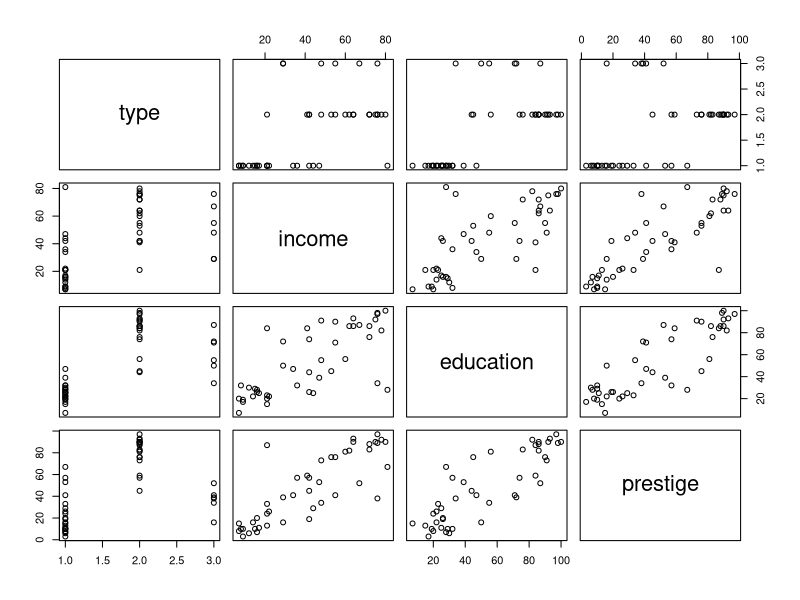
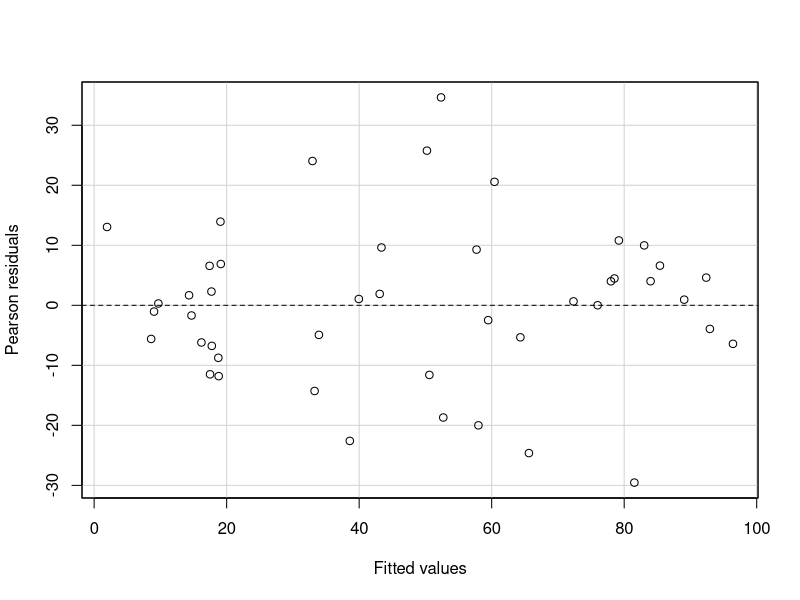
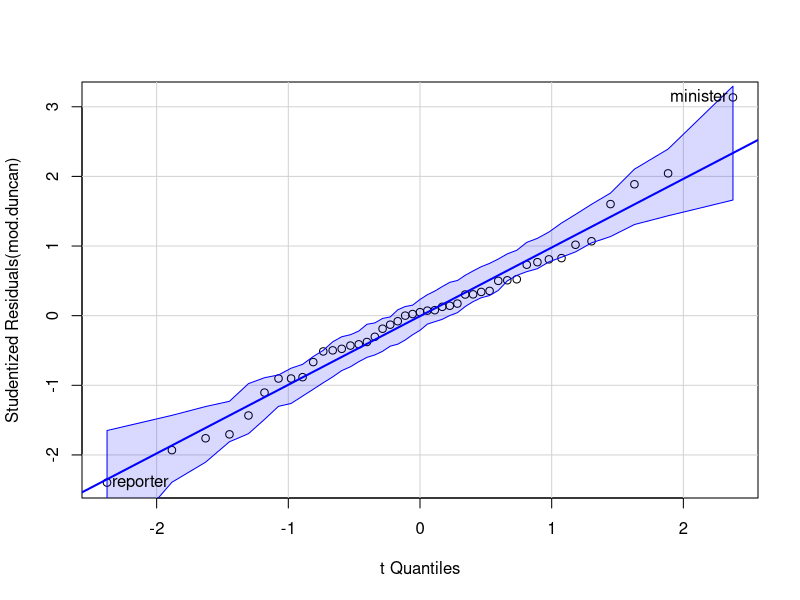
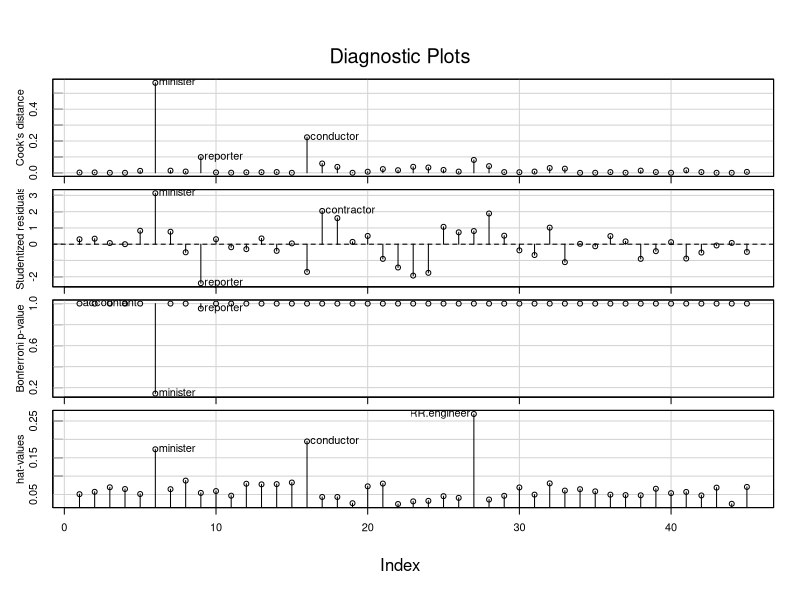
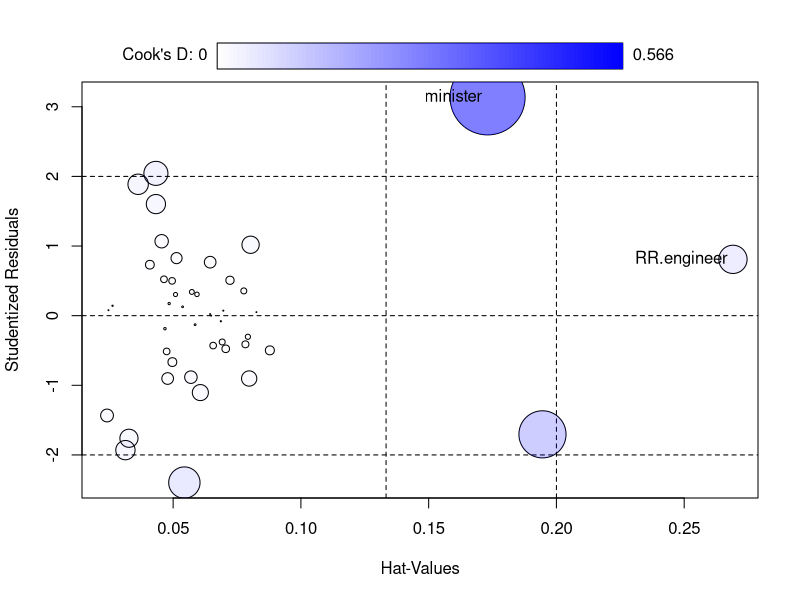
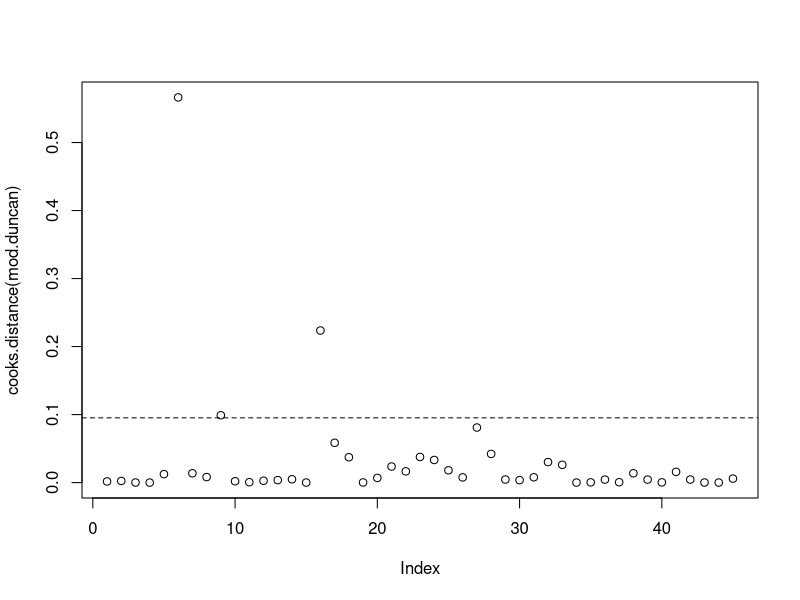
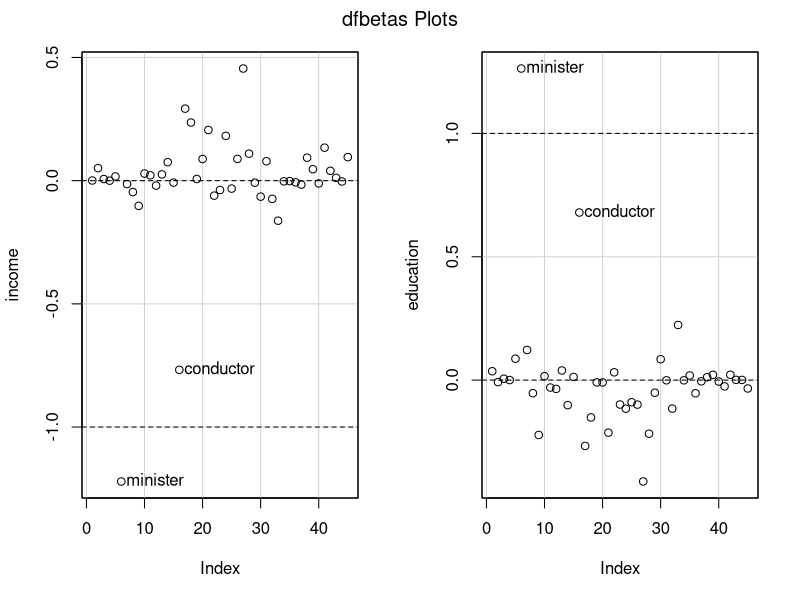
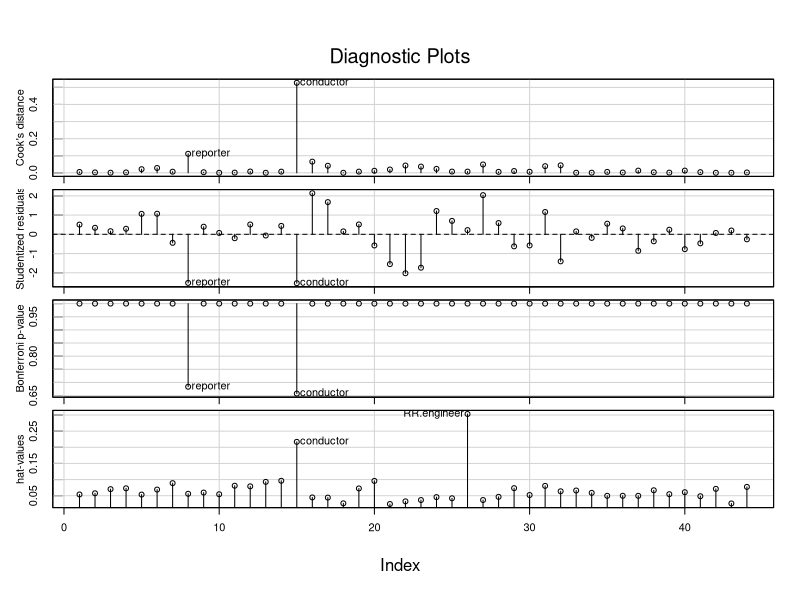

The R script that drew these images, in order:
library(car)
data(Duncan)
plot(Duncan)
mod.duncan <- lm(prestige~income+education,data=Duncan)
summary(mod.duncan)
residualPlot(mod.duncan,quadratic=F)
qqPlot(mod.duncan)

influenceIndexPlot(mod.duncan,id=list(n=3))
#第二張圖可以看出有一個參數minister標準差在3，可能會是一個outlier
outlierTest(mod.duncan)
#但經過baffaroni調整後(第三張圖)他的p-value變成0.2了，雖然小，但不顯著為outlier

influencePlot(mod.duncan,id=list(n=1))
p=length(mod.duncan$coef)
n=nrow(Duncan)
limit1 = (2*p)/n #limit1 for Hat-Values of Bubble plot
limit2 = (3*p)/n #limit2 for Hat-Values of Bubble plot
#兩個limit即為泡泡圖中的直的虛線
#泡泡的半徑為cook distance，看有沒有超過兩個limit

#Check influential case using cook's distance
plot(cooks.distance(mod.duncan))
abline(h=4/(n-p), lty=2)
identify(1:n,cooks.distance(mod.duncan), row.names(Duncan))

#Check influential case using dfbetas
dfbetasPlots(mod.duncan,id.n=2)
#minister會對income造成負影響、對education造成正影響(看DFBETAS)


#來處理minister的離群問題
Duncan[rownames(Duncan)=='minister',]
#先把minister拿掉
newd <- Duncan[!rownames(Duncan)%in%c('minister'),]
m1 <- lm(prestige~income+education,data=newd)
influenceIndexPlot(m1,id=list(n=2))
n=nrow(newd)
plot(cooks.distance(m1))
abline(h=4/(n-p), lty=2)
identify(1:n,cooks.distance(m1), row.names(newd))
dfbetasPlots(m1,id.n=2)
#反而是conductor出現離群問題

#比較去掉minister前後，兩係數的變化
compareCoefs(mod.duncan,m1,se=F)

#conductor變離群值，試試看把conductor拿掉
newd1 <- newd[!rownames(newd)%in%c('conductor'),]
m2 <- lm(prestige~income+education,data=newd1)
influenceIndexPlot(m2,id=list(n=2))
n=nrow(newd1)
plot(cooks.distance(m2))
abline(h=4/(n-p), lty=2)
identify(1:n,cooks.distance(m2), row.names(newd1))
#看出又有離群問題，這次是reporter
dfbetasPlots(m2,id.n=2)

#比較去掉conductor前後，兩係數的變化
compareCoefs(m1,m2,se=F)

#reporter變離群值，試試看把reporter拿掉
newd2 <- newd1[!rownames(newd1)%in%c('reporter'),]
m3 <- lm(prestige~income+education,data=newd2)
influenceIndexPlot(m3,id.n=3)
n=nrow(newd2)
plot(cooks.distance(m3))
abline(h=4/(n-p), lty=2)
identify(1:n,cooks.distance(m3), row.names(newd2))
dfbetaPlots(m3,id.n=3)

#比較去掉reporter前後，兩係數的變化
compareCoefs(m2,m3,se=F)
#前後的係數變化已經很小，可以停止

#最後要標註說明我們拿掉了三個樣本(minister, conductor, reporter)















